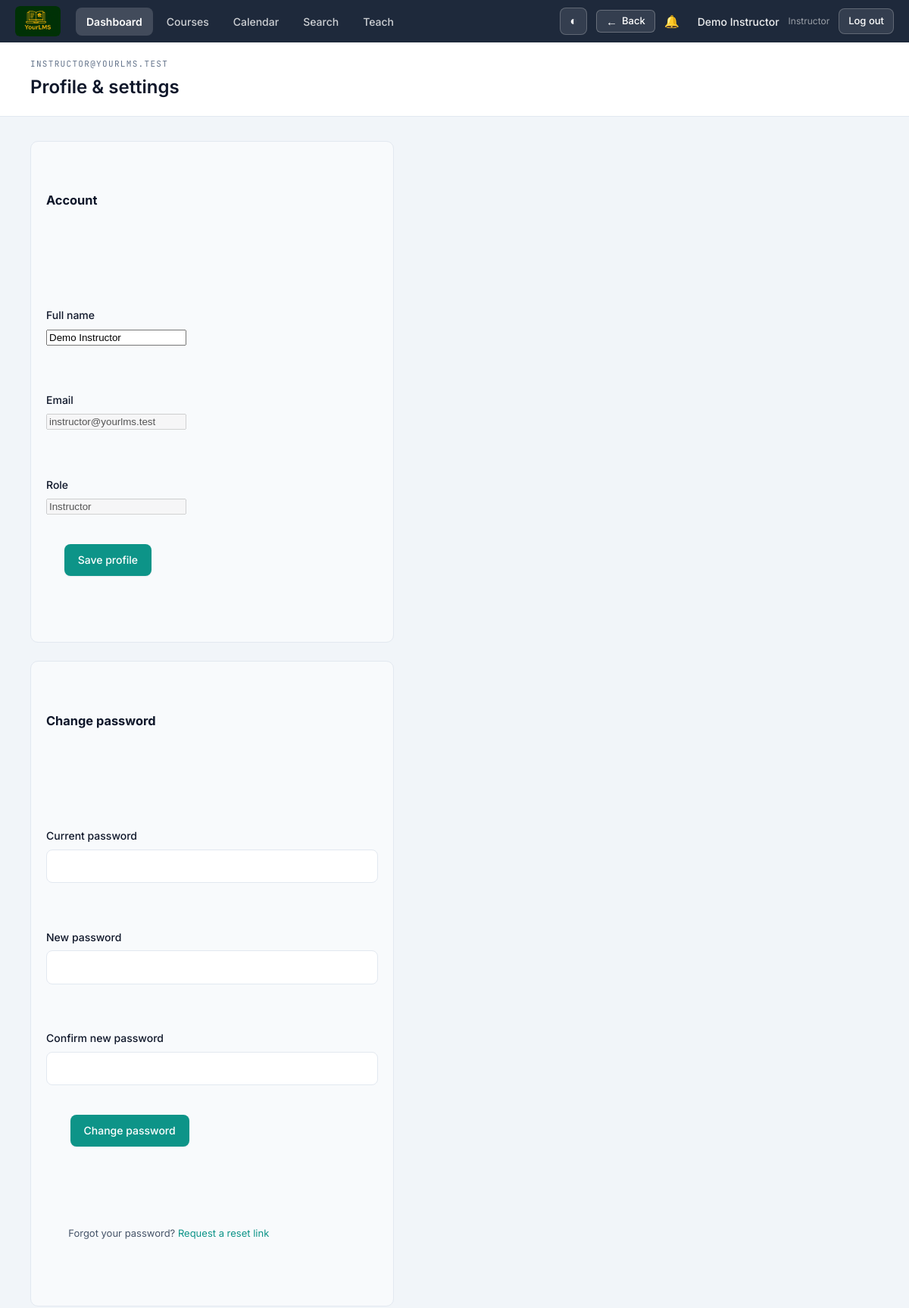
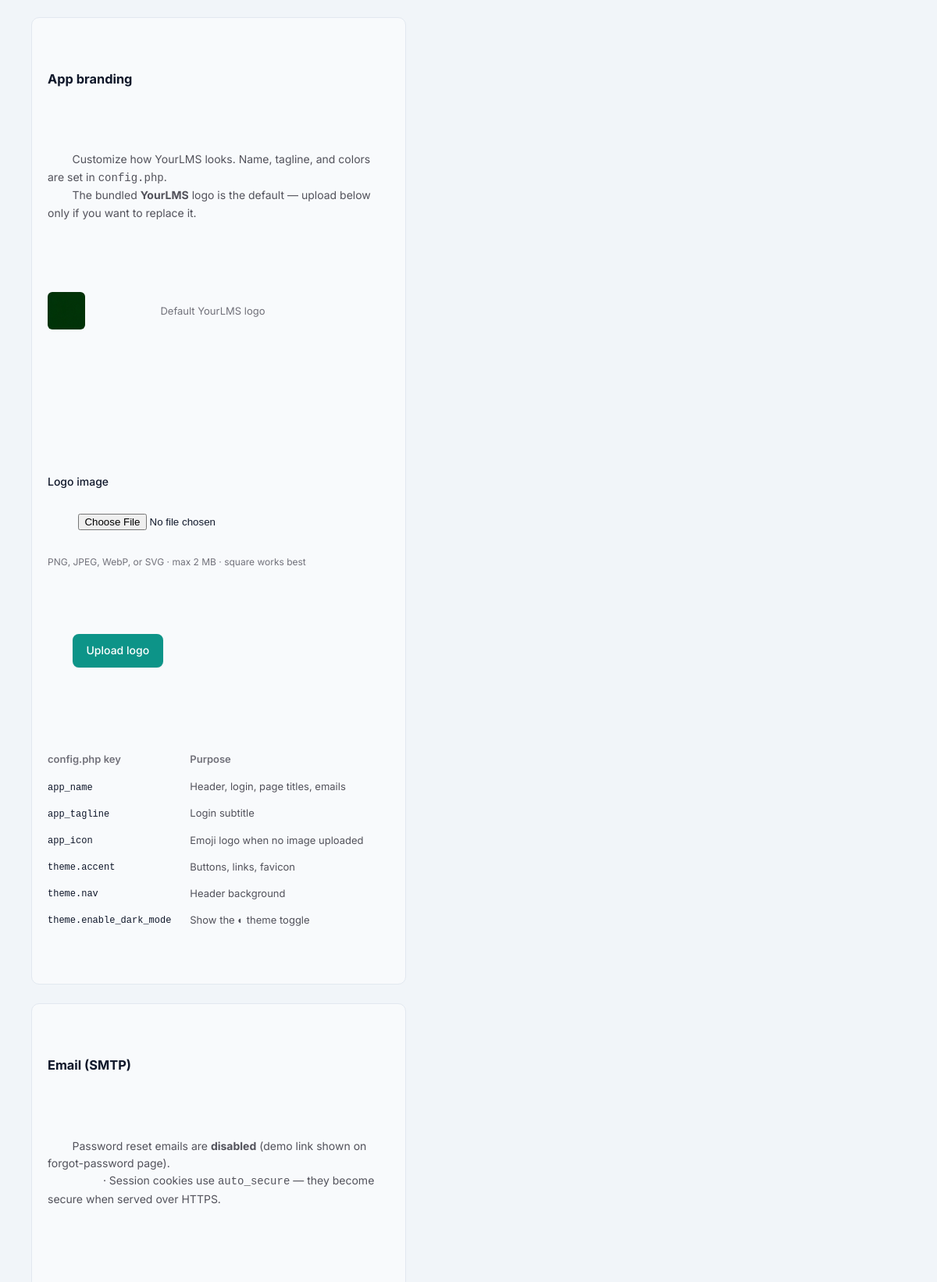
The app's page /profile.php (signed in, upper part) with its own data (2 pictures, top to bottom).
### tables this page shows
CREATE TABLE users (
  id INT UNSIGNED AUTO_INCREMENT PRIMARY KEY,
  email VARCHAR(255) DEFAULT NULL UNIQUE,
  username VARCHAR(64) DEFAULT NULL UNIQUE,
  password_hash VARCHAR(255) NOT NULL,
  full_name VARCHAR(255) NOT NULL,
  role ENUM('instructor', 'student', 'ta', 'guest') NOT NULL DEFAULT 'student',
  admin_managed_password TINYINT(1) NOT NULL DEFAULT 0,
  password_reset_token VARCHAR(64) DEFAULT NULL,
  password_reset_expires DATETIME DEFAULT NULL,
  created_at DATETIME NOT NULL DEFAULT CURRENT_TIMESTAMP
);

### includes/helpers.php (called while the page is built, shortened)
<?php
function config(): array
{
    global $config;
    return $config;
}
function url(string $path = ''): string
{
    $base = rtrim(config()['base_url'], '/');
    return $base . '/' . ltrim($path, '/');
}
function e(?string $value): string
{
    return htmlspecialchars((string) $value, ENT_QUOTES, 'UTF-8');
}

### includes/sql_compat.php (called while the page is built, shortened)
<?php
function db_driver(?array $config = null): string
{
    $config ??= config();
    return strtolower((string) ($config['db']['driver'] ?? 'mysql'));
}
function db_is_sqlite(?array $config = null): bool
{
    return db_driver($config) === 'sqlite';
}
function mysql_abbrev_to_iana(string $abbrev): string
{
    $map = [
        'UTC' => 'UTC',
        'GMT' => 'UTC',
        'PDT' => 'America/Los_Angeles',
        'PST' => 'America/Los_Angeles',
        'MDT' => 'America/Denver',
        'MST' => 'America/Denver',
        'CDT' => 'America/Chicago',
        'CST' => 'America/Chicago',
        'EDT' => 'America/New_York',
        'EST' => 'America/New_York',
        'ADT' => 'America/Halifax',
        'AST' => 'America/Halifax',
        'CEST' => 'Europe/Berlin',
        'CET' => 'Europe/Berlin',
        'BST' => 'Europe/London',
        'JST' => 'Asia/Tokyo',
        'AEST' => 'Australia/Sydney',
        'AEDT' => 'Australia/Sydney',
    ];
    $key = strtoupper(trim($abbrev));
    return $map[$key] ?? 'UTC';
}
function db_detect_mysql_timezone(PDO $pdo): string
{
    try {
        $sys = (string) $pdo->query('SELECT @@system_time_zone')->fetchColumn();
        if ($sys !== '' && strtoupper($sys) !== 'SYSTEM') {
            return mysql_abbrev_to_iana($sys);
        }
    } catch (Throwable) {
    }
    return 'UTC';
}
function db_apply_timezone(PDO $pdo, array $config): string
{
    $tz = trim((string) ($config['timezone'] ?? ''));
    if ($tz === '') {
        $tz = db_is_sqlite($config) ? 'UTC' : db_detect_mysql_timezone($pdo);
    }
    date_default_timezone_set($tz);
    return $tz;
}

### includes/db.php (called while the page is built, shortened)
<?php
require_once __DIR__ . '/sql_compat.php';
function db_connect(array $config): PDO
{
    $db = $config['db'];
    $dsn = sprintf(
        'mysql:host=%s;port=%d;dbname=%s;charset=%s',
        $db['host'],
        $db['port'],
        $db['name'],
        $db['charset']
    );
    $pdo = new PDO($dsn, $db['user'], $db['pass'], [
        PDO::ATTR_ERRMODE => PDO::ERRMODE_EXCEPTION,
        PDO::ATTR_DEFAULT_FETCH_MODE => PDO::FETCH_ASSOC,
        PDO::ATTR_EMULATE_PREPARES => false,
    ]);
    db_apply_timezone($pdo, $config);
    return $pdo;
}

### includes/bootstrap.php (called while the page is built, shortened)
<?php
require_once __DIR__ . '/security.php';
require_once __DIR__ . '/sql_compat.php';
require_once __DIR__ . '/db.php';
require_once __DIR__ . '/user_roles.php';
require_once __DIR__ . '/helpers.php';
require_once __DIR__ . '/layout.php';
require_once __DIR__ . '/migrations.php';
require_once __DIR__ . '/brand.php';
$pdo = db_connect($config);

### includes/user_roles.php (called while the page is built, shortened)
<?php
function account_role_label(string $role): string
{
    return match ($role) {
        'instructor' => 'Instructor',
        'student' => 'Student',
        'ta' => 'Teaching Assistant',
        'guest' => 'Guest',
        default => ucfirst($role),
    };
}
function user_is_site_instructor(array $user): bool
{
    return $user['role'] === 'instructor';
}
function user_has_admin_managed_password(array $user): bool
{
    return !empty($user['admin_managed_password']);
}

### includes/mail.php (called while the page is built, shortened)
<?php
function mail_is_enabled(array $config): bool
{
    $smtp = $config['smtp'] ?? [];
    return !empty($smtp['enabled']) && !empty($smtp['host']);
}

### includes/security.php (called while the page is built, shortened)
<?php
function request_is_https(): bool
{
    return false;
}

### profile.php (the view, shortened to what this page needs)
<?php
require __DIR__ . '/includes/bootstrap.php';
require_once __DIR__ . '/includes/mail.php';
$user = require_login();
$stmt = $pdo->prepare('SELECT * FROM users WHERE id = ?');
$stmt->execute([$user['id']]);
$account = $stmt->fetch();
render_head('Profile');
render_app_shell_start($user, 'dashboard', '/dashboard.php');
render_page_header('Profile & settings', user_login_label($account) ?: 'Account');
?>
<div class="page-body" style="max-width:560px;">
  <div class="content-box" style="margin-bottom:24px;">
    <h3 style="margin:0 0 16px;">Account</h3>
    <form method="post">
      <div class="form-group"><label>Full name</label><input name="full_name" required value="<?= e($account['full_name']) ?>"></div>
      <div class="form-group"><label>Email</label><input value="<?= e($account['email'] ?? '') ?>" disabled placeholder="Not set"></div>
      <div class="form-group"><label>Role</label><input value="<?= e(account_role_label($account['role'])) ?>" disabled></div>
      <button class="btn" type="submit">Save profile</button>
    </form>
  </div>
  <div class="content-box">
    <h3 style="margin:0 0 16px;">Change password</h3>
    <?php if (user_has_admin_managed_password($account)): ?>
      <p class="text-muted" style="font-size:14px;margin:0;line-height:1.6;">
        Your password is set by an instructor. Contact them if you need it changed — self-service password change and email reset are not available for username-only accounts.
      </p>
    <?php else: ?>
      <form method="post">
        <div class="form-group"><label>Current password</label><input type="password" name="current_password" required></div>
        <div class="form-group"><label>New password</label><input type="password" name="new_password" required minlength="6"></div>
        <div class="form-group"><label>Confirm new password</label><input type="password" name="confirm_password" required minlength="6"></div>
        <button class="btn" type="submit">Change password</button>
      </form>
      <p class="text-muted" style="font-size:13px;margin:16px 0 0;">
        Forgot your password? <a href="<?= url('forgot-password.php') ?>">Request a reset link</a>
      </p>
    <?php endif; ?>
  </div>
  <?php if (user_is_site_instructor($user)): ?>
    <div class="content-box" style="margin-top:24px;">
      <h3 style="margin:0 0 12px;">App branding</h3>
      <p style="font-size:14px;color:#52525b;margin:0 0 16px;line-height:1.6;">
        Customize how <?= e(config()['app_name']) ?> looks. Name, tagline, and colors are set in <code>config.php</code>.
        The bundled <strong>YourLMS</strong> logo is the default — upload below only if you want to replace it.
      </p>
      <div style="display:flex;align-items:center;gap:16px;margin-bottom:20px;">
        <div style="font-size:13px;color:#71717a;">
          <?php if (app_has_custom_uploaded_logo()): ?>
            Custom uploaded logo (replaces default)
          <?php elseif (app_default_logo_relative_path()): ?>
            Default YourLMS logo
          <?php elseif (app_has_emoji_icon()): ?>
            Using emoji from <code>app_icon</code>
          <?php else: ?>
            Using initials from <code>app_name</code>
          <?php endif; ?>
        </div>
      </div>
      <form method="post" enctype="multipart/form-data" style="margin-bottom:12px;">
        <div class="form-group">
          <label>Logo image</label>
          <input type="file" name="app_logo" accept="image/png,image/jpeg,image/webp,image/svg+xml">
          <p style="font-size:12px;color:#71717a;margin:8px 0 0;">PNG, JPEG, WebP, or SVG · max 2 MB · square works best</p>
        </div>
        <button class="btn" type="submit">Upload logo</button>
      </form>
      <table class="branding-hint-table" style="width:100%;margin-top:20px;font-size:13px;border-collapse:collapse;">
        <tr><th style="text-align:left;padding:8px 0;color:#71717a;font-weight:600;">config.php key</th><th style="text-align:left;padding:8px 0;color:#71717a;font-weight:600;">Purpose</th></tr>
        <tr><td style="padding:6px 0;"><code>app_name</code></td><td style="padding:6px 0;color:#52525b;">Header, login, page titles, emails</td></tr>
        <tr><td style="padding:6px 0;"><code>app_tagline</code></td><td style="padding:6px 0;color:#52525b;">Login subtitle</td></tr>
        <tr><td style="padding:6px 0;"><code>app_icon</code></td><td style="padding:6px 0;color:#52525b;">Emoji logo when no image uploaded</td></tr>
        <tr><td style="padding:6px 0;"><code>theme.accent</code></td><td style="padding:6px 0;color:#52525b;">Buttons, links, favicon</td></tr>
        <tr><td style="padding:6px 0;"><code>theme.nav</code></td><td style="padding:6px 0;color:#52525b;">Header background</td></tr>
        <tr><td style="padding:6px 0;"><code>theme.enable_dark_mode</code></td><td style="padding:6px 0;color:#52525b;">Show the ◐ theme toggle</td></tr>
      </table>
    </div>
    <div class="content-box" style="margin-top:24px;">
      <h3 style="margin:0 0 12px;">Email (SMTP)</h3>
      <p style="font-size:14px;color:#52525b;margin:0 0 8px;">
        Password reset emails are <?= mail_is_enabled($config) ? '<strong style="color:#16a34a;">enabled</strong>' : '<strong>disabled</strong> (demo link shown on forgot-password page)' ?>.
        <?php if (request_is_https()): ?>
          · Session cookies are <strong style="color:#16a34a;">secure</strong> (HTTPS detected).
        <?php elseif (($config['session']['auto_secure'] ?? true)): ?>
          · Session cookies use <code>auto_secure</code> — they become secure when served over HTTPS.
        <?php endif; ?>
      </p>
      <p style="font-size:13px;color:#71717a;margin:0 0 16px;">
      </p>
    </div>
  <?php endif; ?>
</div>
<?php render_app_shell_end(); ?>

### includes/layout.php (shortened to what this page needs)
<?php
function render_head(string $title): void
{
    $darkEnabled = app_theme()['enable_dark_mode'] ? '1' : '0';
    echo '<!DOCTYPE html><html lang="en" data-dark-enabled="' . $darkEnabled . '"><head>';
    echo '<link rel="stylesheet" href="' . url('assets/css/style.css') . '">';
    echo '</head><body>';
}
function render_back_button(string $fallbackPath, string $label = 'Back'): void
{
    $href = str_starts_with($fallbackPath, 'http') ? $fallbackPath : url($fallbackPath);
    echo '<button type="button" class="back-btn" data-fallback="' . e($href) . '" onclick="appGoBack(this)" aria-label="' . e($label) . '">';
    echo '<span class="back-btn-icon" aria-hidden="true">←</span>';
    echo '<span class="back-btn-label">' . e($label) . '</span>';
    echo '</button>';
}
function render_page_header(string $title, ?string $eyebrow = null): void
{
    echo '<header class="page-header">';
    if ($eyebrow) {
        echo '<div class="eyebrow">' . e($eyebrow) . '</div>';
    }
    echo '<h1>' . e($title) . '</h1>';
    echo '</header>';
}
function render_app_shell_start(array $user, string $active = 'dashboard', string $backFallback = '/dashboard.php'): void
{
    global $pdo;
    require_once __DIR__ . '/notifications.php';
    $nav = [
        'dashboard' => ['label' => 'Dashboard', 'href' => url('dashboard.php'), 'icon' => '▦'],
        'courses' => ['label' => 'Courses', 'href' => url('courses.php'), 'icon' => '☰'],
        'calendar' => ['label' => 'Calendar', 'href' => url('calendar.php'), 'icon' => '📅'],
        'search' => ['label' => 'Search', 'href' => url('search.php'), 'icon' => '⌕'],
        'admin' => ['label' => 'Teach', 'href' => url('admin/index.php'), 'icon' => '✎'],
    ];
    echo '<div class="app-shell">';
    echo '<header class="site-header">';
    echo '<div class="site-header-inner">';
    echo '<a class="site-brand" href="' . url('dashboard.php') . '">';
    render_brand_mark();
    echo '<span class="site-brand-name">' . e(config()['app_name']) . '</span></a>';
    render_notification_bell($pdo, (int) $user['id'], 'site-header-mobile-bell');
    echo '<div class="site-menu" id="site-menu">';
    echo '<nav class="site-nav" aria-label="Main">';
    foreach ($nav as $key => $item) {
        $cls = $active === $key ? 'site-nav-link active' : 'site-nav-link';
        $aria = $active === $key ? ' aria-current="page"' : '';
        echo '<a class="' . $cls . '" href="' . $item['href'] . '"' . $aria . '>' . e($item['label']) . '</a>';
    }
    echo '</nav>';
    echo '<div class="site-header-actions">';
    if (app_theme()['enable_dark_mode']) {
        echo '<button type="button" class="theme-toggle" aria-label="Toggle dark mode" title="Toggle theme"><span aria-hidden="true">◐</span></button>';
    }
    render_back_button($backFallback);
    render_notification_bell($pdo, (int) $user['id']);
    echo '<a class="account-profile-link" href="' . url('profile.php') . '">' . e($user['full_name']) . '</a>';
    echo '<span class="account-role">' . e(account_role_label($user['role'])) . '</span>';
    echo '<a class="btn btn-sm account-logout-btn" href="' . url('logout.php') . '">Log out</a>';
    echo '</div></div></div></header>';
    echo '<div class="app-main" id="main-content" tabindex="-1">';
}
function render_app_shell_end(): void
{
    echo '</div></div></body></html>';
}

### includes/brand.php (shortened to what this page needs)
<?php
function app_theme(): array
{
    $cfg = config();
    $theme = $cfg['theme'] ?? [];
    return [
        'accent' => $theme['accent'] ?? '#0d9488',
        'nav' => $theme['nav'] ?? '#1e293b',
        'surface' => $theme['surface'] ?? '#f1f5f9',
        'enable_dark_mode' => ($theme['enable_dark_mode'] ?? true) !== false,
    ];
}
function app_logo_config_path(): string
{
    return trim((string) (config()['app_logo'] ?? ''));
}
function app_logo_upload_relative_path(): ?string
{
    $rel = app_logo_config_path();
    foreach (['png', 'jpg', 'jpeg', 'webp', 'svg'] as $ext) {
        $candidate = 'branding/logo.' . $ext;
    }
    return null;
}
function app_default_logo_relative_path(): ?string
{
    $full = dirname(__DIR__) . '/' . APP_DEFAULT_LOGO;
    return is_file($full) ? APP_DEFAULT_LOGO : null;
}
function app_has_custom_uploaded_logo(): bool
{
    return app_logo_upload_relative_path() !== null;
}
function app_logo_url(): ?string
{
    $bundled = app_default_logo_relative_path();
    return $bundled ? url($bundled) : null;
}
function render_brand_mark(string $class = 'site-brand-mark'): void
{
    $logoUrl = app_logo_url();
    if ($logoUrl) {
        echo '<span class="' . e($class) . ' site-brand-mark-image">';
        echo '<img src="' . e($logoUrl) . '" alt="' . e(config()['app_name']) . '" decoding="async">';
        echo '</span>';
        return;
    }
}

### includes/notifications.php (shortened to what this page needs)
<?php
require_once __DIR__ . '/mail.php';
function notification_unread_count(PDO $pdo, int $userId): int
{
    $stmt = $pdo->prepare('SELECT COUNT(*) FROM notifications WHERE user_id = ? AND read_at IS NULL');
    $stmt->execute([$userId]);
    return (int) $stmt->fetchColumn();
}
function render_notification_bell(PDO $pdo, int $userId, string $extraClass = ''): void
{
    static $bellInstance = 0;
    $bellInstance++;
    $btnId = 'notification-bell-btn-' . $bellInstance;
    $panelId = 'notification-dropdown-' . $bellInstance;
    $unread = notification_unread_count($pdo, $userId);
    $cls = trim('notification-wrap ' . $extraClass);
    echo '<div class="' . e($cls) . '">';
    echo '<button type="button" class="account-notifications notification-bell-btn' . ($unread ? ' has-unread' : '') . '" id="' . e($btnId) . '" aria-expanded="false" aria-controls="' . e($panelId) . '" aria-label="Notifications" title="Notifications">';
    echo '<span aria-hidden="true">🔔</span>';
    echo '</button>';
    echo '<div class="notification-dropdown" id="' . e($panelId) . '" hidden>';
    echo '</div></div>';
}

### records on screen
users: full_name "Demo Instructor", role "Instructor", email "INSTRUCTOR@YOURLMS.TEST", email "instructor@yourlms.test"

### other values on screen
$item['label'] "Dashboard"
$item['label'] "Courses"
$item['label'] "Calendar"
$item['label'] "Search"
$item['label'] "Teach"
$label "Back"
$title "Profile & settings"
config()['app_name'] "YourLMS"
